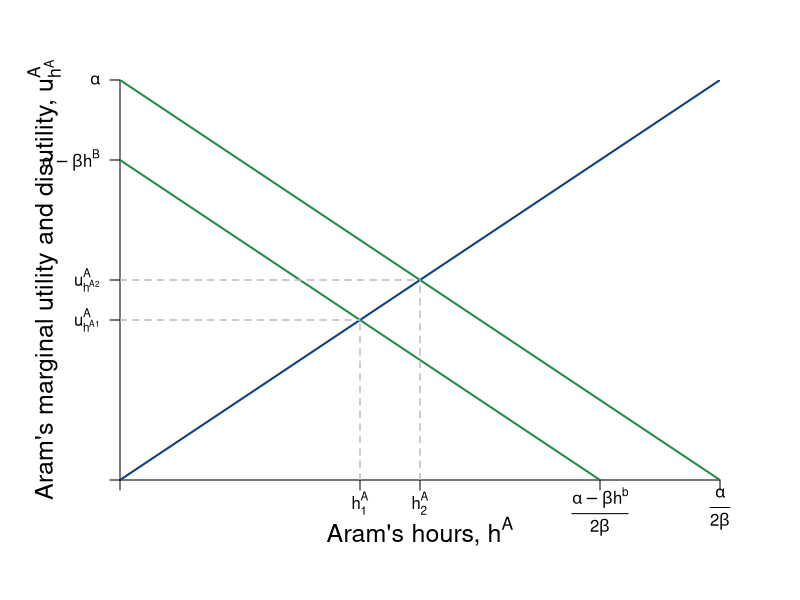

Source code (R): (Note: this script raises an error after producing the figure.)
require(shape)
pdf(file = "coordination_failures/marginal_benefit_cost_cournot_step3.pdf", width = 9, height = 7)

#Set parameters for graphics
axislabelsize <- 1.5
graphlinewidth <- 2
segmentlinewidth <- 1.5

COL <- c("#7fc97f", "#beaed4", "#fdc086", "#ffff99", "#386cb0", "#f0027f", "#bf5b17", "#666666")
COLA <- c("#99d8c9","#66c2a4","#41ae76", "#238b45", "#005824")
COLB <- c("#4eb3d3", "#2b8cbe", "#0868ac","#084081")

par(mar =  c(6, 6, 4, 4))

MBenefit <- function(ea, eb = 12, alpha = 30, beta = 1/2) {
  (alpha - beta*eb - 2*beta*ea)
}

MCost <- function(ea, slope = 1, intercept = 0){
  slope*ea
}


xlims <- c(0, 30)
ylims <- c(0, 30)

npts <- 501 
x <- seq(xlims[1], xlims[2], length.out = npts)
y <- seq(ylims[1], ylims[2], length.out = npts) 
a <- c(12, 46.08, 90)

plot(0, 0, xlim = xlims, ylim = ylims, type = "n",
     xlab = expression(paste("")),
     ylab = expression(paste("")), 
     xaxt = "n", 
     yaxt = "n", 
     cex.lab = axislabelsize, 
     bty = "n",
     xaxs="i", 
     yaxs="i")

# ticksy <- seq(from = 0, to = ylims[2], by = 2)
# ylabels <- seq(from = 0, to = ylims[2], by = 2)
# ticksx <- seq(from = 0, to = xlims[2], by = 2)
# xlabels <- seq(from = 0, to = xlims[2], by = 2)
ticksy <- c(0, MBenefit(12), MBenefit(15, eb = 0), MBenefit(ea = 0), ylims[2])
ylabels <- c(NA, expression(paste(u[h^A1]^A)), expression(paste(u[h^A2]^A)), expression(paste(alpha - beta*h^B)), expression(paste(alpha)))
ticksx <- c(0, 12, 15, 24, xlims[2])
xlabels <- c(NA, expression(paste(h[1]^A)), expression(paste(h[2]^A)), expression(paste(frac(alpha - beta*h^b,2*beta) )), expression(paste(frac(alpha,2*beta) )))

axis(1, at = ticksx, pos = 0, labels = FALSE)
axis(2, at = ticksy, pos = 0, labels = ylabels, las = 1)
text(x = c(0, 12, 15, 24, xlims[2]), par("usr")[3] - 0.4, labels = xlabels, srt = 0, pos = 1, xpd = TRUE)

mtext(expression(paste("Aram's hours, ", h^A)), side=1, line = 2.5, cex = axislabelsize)
text(-3.8, 0.5*ylims[2], expression(paste("Aram's marginal utility and disutility, ", u[h^A]^A)), xpd = TRUE, cex = axislabelsize, srt = 90) 

npts <- 500 
xx1 <- seq(xlims[1], xlims[2], length.out = npts)
xx2 <- seq(4, 8, length.out = npts)

lines(xx1, MBenefit(xx1, eb = 12), col = COLA[4], lwd = graphlinewidth)
lines(xx1, MBenefit(xx1, eb = 0), col = COLA[4], lwd = graphlinewidth)
lines(xx1, MCost(xx1), col = COLB[4], lwd = graphlinewidth)
#lines(xx1, indiffA(xx1, ua = 46.08), col = COLA[4], lwd = graphlinewidth)
#lines(xx2, mrsA(xx2), col = "gray", lwd = graphlinewidth, lty = 2)


#segments(0, 18, xlims[2], 18, lty = 2, col =  COLB[3] , lwd = segmentlinewidth)

#segments(0, 6, xlims[2], 6, lty = 2, col = COLB[3] , lwd = segmentlinewidth)

#For NE hours = 12
segments(0, 12, 12, 12, lty = 2, col =  "gray", lwd = segmentlinewidth)
segments(12, 0, 12, MBenefit(12), lty = 2, col = "gray", lwd = segmentlinewidth)

#For P-efficient hours = 10
segments(0, MBenefit(15, eb = 0), 15, MBenefit(15, eb = 0), lty = 2, col = "gray" , lwd = segmentlinewidth)
segments(15, 0, 15, MBenefit(15, eb = 0),  lty = 2, col = "gray" , lwd = segmentlinewidth)


#segments(4.11765, 6.17647, 5.88, 8.88, lty = 1, col = COL[2] , lwd = graphlinewidth)
# text(9.5, 30, expression(paste("Slope at ", (list(e^A, y^A)) == (list(6, 28)), " is ", e^A == 6)))

text(10, 26, expression(paste("Marginal Benefit")), cex = labelsize)
text(10, 24.5, expression(paste(mb^A== alpha - 2*beta*h^A )), cex = labelsize)
text(10, 23, expression(paste("when, ", h^B== 0 )), cex = labelsize)
#text(2, 12.5, expression(paste(mb[3]^A == alpha, " when ", h^b == 0)), cex = labelsize)
#text(0.7, 4.5, expression(paste(mb[1]^A)), cex = labelsize)

text(24, 18.9, expression(paste("Marginal Disutility, ", mc^A == h^A)), cex = labelsize)
#text(24, 16, expression(paste("Marginal Disutility", phantom() == h[2]^A)), cex = labelsize)

text(24, 15, expression(paste("Marginal Benefit ")), cex = labelsize)
text(24, 13.5, expression(paste(mb^A == alpha - beta*h^B - 2*beta*h^A)), cex = labelsize)
text(24, 12, expression(paste("when, ", h^B > 0 )), cex = labelsize)
Arrows(21.5, 12.5, 17, 8, col = "black", lty = 1, lwd = 2, arr.type = "triangle", arr.lwd = 0.5)


# text(3, 11, expression(paste(alpha, " increases, or ")), cex = labelsize)
# text(3, 10.5, expression(paste(h^B, " decreases")), cex = labelsize)
# 
# Arrows(1.5, 7.5, 1.5, 4.5, col = "black", lty = 1, lwd = 2, arr.type = "triangle", arr.lwd = 0.5)
# text(3, 5.5, expression(paste(alpha, " decreases, or ")), cex = labelsize)
# text(3, 5, expression(paste(h^B, " increases")), cex = labelsize)

# segments(28, 0, 28, 12, lty = 2, col = "gray" , lwd = segmentlinewidth)
points(12, 12, pch = 16, col = "black", cex = 1.5)
text(12 + 0.75, 12, expression(paste(f)), cex = labelsize)
# 
# segments(16, 0, 16, 18, lty = 2, col = "gray" , lwd = segmentlinewidth)
points(15, 15, pch = 16, col = "black", cex = 1.5)
text(15 + 0.75, 15, expression(paste(g)), cex = labelsize)
# 
# segments(40, 0, 40,  MBenefit(40), lty = 2, col = "gray" , lwd = segmentlinewidth)
# points(40, MBenefit(40), pch = 16, col = "black", cex = 1.5)
# text(40 + 0.75, MBenefit(40) + 0.75, expression(paste(e)), cex = labelsize)


dev.off()
